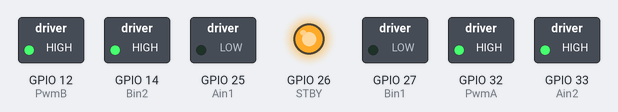
The sketch below on a simulated ESP32. Parts: switched loads named in the sketch (green lamp = pin HIGH), output pins drawn as LEDs (lit = HIGH).

Above: at 0.1 s.
Timing chart, 0 to 1.6 s (numbered marks = the images above):
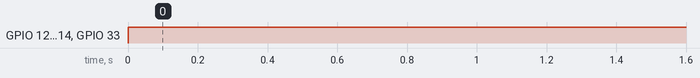

The sketch:

motor.ino
```cpp
//PWM相关常量
#define Freq 5000
#define A_Channel 0
#define B_Channel 1
#define Resolution 8

//L298N模块相关引脚
#define PwmA 32
#define Ain2 33
#define Ain1 25
#define STBY 26
#define Bin1 27
#define Bin2 14
#define PwmB 12


//电机驱动函数
void Motor(bool M,bool D,int S){ //M==0时驱动A   D==1时向前
    if(M){
        ledcWrite(B_Channel, S);
        if(D){
            digitalWrite(Bin1,0);
            digitalWrite(Bin2,1);
          }
        else{

            digitalWrite(Bin1,1);
            digitalWrite(Bin2,0);
          }
      }
    else{
        ledcWrite(A_Channel, S);
        if(D){
            digitalWrite(Ain1,0);
            digitalWrite(Ain2,1);
          }
        else{

            digitalWrite(Ain1,1);
            digitalWrite(Ain2,0);
          }
      }
  }

void setup() {
  pinMode(Ain1,OUTPUT);
  pinMode(Ain2,OUTPUT);
  pinMode(Bin1,OUTPUT);
  pinMode(Bin2,OUTPUT);
  pinMode(STBY,OUTPUT);

  //设置并绑定通道和引脚
  ledcSetup(A_Channel, Freq, Resolution);
  ledcSetup(B_Channel, Freq, Resolution);
  ledcAttachPin(PwmA, A_Channel);
  ledcAttachPin(PwmB, B_Channel);
  //开启模块驱动功能
  digitalWrite(STBY,HIGH);
}

void loop(){
  Motor(0,1,255);
  Motor(1,1,255);
}
```

Measured:
- by itself, GPIO 12 (PwmB), GPIO 14 (Bin2), GPIO 33 (Ain2): LOW → HIGH at 0.00 s
